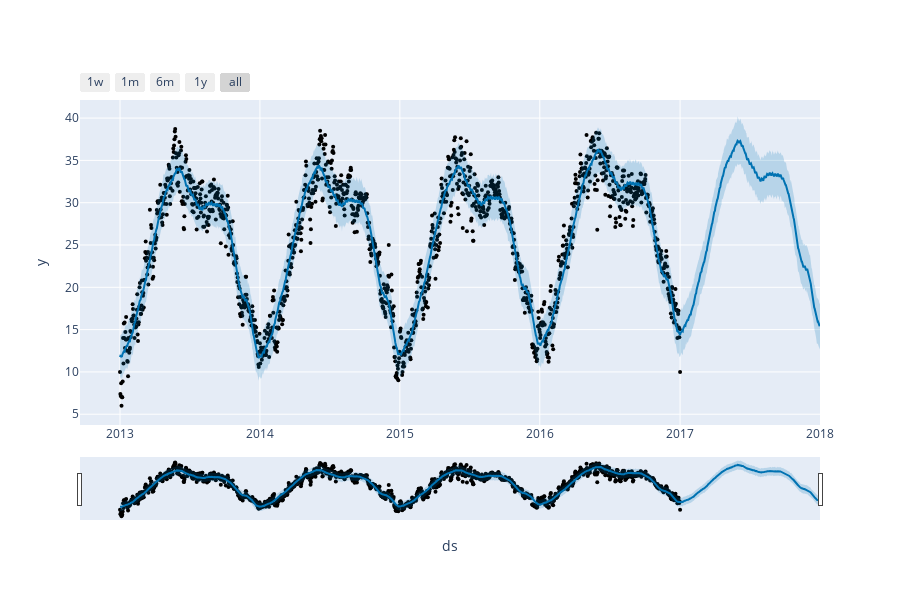

This figure's notebook cell:
### Code cell
from prophet import Prophet
from prophet.plot import plot_plotly, plot_components_plotly
model = Prophet()
model.fit(forecast_data)
forecasts = model.make_future_dataframe(periods=365)
predictions = model.predict(forecasts)
plot_plotly(model, predictions)

### Figure 1 — Plotly figure (JSON) as saved in the notebook; plotly's stock layout.template omitted (floating-point values rounded to 4 significant figures; data arrays with more than 128 entries replaced by an {"elided": "..."} marker saying what was removed)
{"data": [{"marker": {"color": "black", "size": 4}, "mode": "markers", "name": "Actual", "type": "scatter", "x": {"elided": "1462 str values"}, "y": {"elided": "1462 float values"}}, {"hoverinfo": "skip", "line": {"width": 0}, "mode": "lines", "type": "scatter", "x": {"elided": "1827 str values"}, "y": {"elided": "1827 float values"}}, {"fill": "tonexty", "fillcolor": "rgba(0, 114, 178, 0.2)", "line": {"color": "#0072B2", "width": 2}, "mode": "lines", "name": "Predicted", "type": "scatter", "x": {"elided": "1827 str values"}, "y": {"elided": "1827 float values"}}, {"fill": "tonexty", "fillcolor": "rgba(0, 114, 178, 0.2)", "hoverinfo": "skip", "line": {"width": 0}, "mode": "lines", "type": "scatter", "x": {"elided": "1827 str values"}, "y": {"elided": "1827 float values"}}], "layout": {"height": 600, "showlegend": false, "width": 900, "xaxis": {"rangeselector": {"buttons": [{"count": 7, "label": "1w", "step": "day", "stepmode": "backward"}, {"count": 1, "label": "1m", "step": "month", "stepmode": "backward"}, {"count": 6, "label": "6m", "step": "month", "stepmode": "backward"}, {"count": 1, "label": "1y", "step": "year", "stepmode": "backward"}, {"step": "all"}]}, "rangeslider": {"visible": true}, "title": {"text": "ds"}, "type": "date"}, "yaxis": {"title": {"text": "y"}}}}
